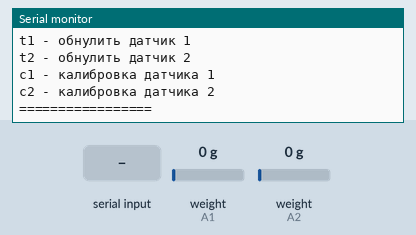
This sketch was run on a simulated Arduino Uno, built with avr-gcc and run on an emulated ATmega328P. On the bench: the last lines printed to the serial monitor. The inputs (shaded band) are chosen by the test bench; at power-on: weight on the scale (sensors on A1, A2) 0 g.

Above: at 3.9 s.
4.0 s: "t1\n" received over Serial
6.2 s: "t1\n" received over the second serial link
At 11.0 s:
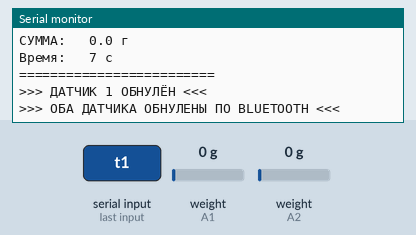
11.6 s: "c1\n" received over Serial
At 13.4 s:
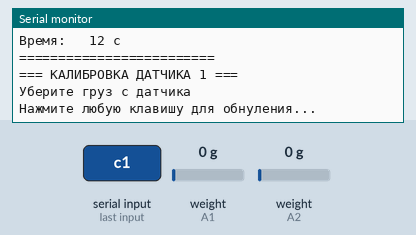
14.0 s: byte 116 ('t') received over Serial
At 16.2 s:
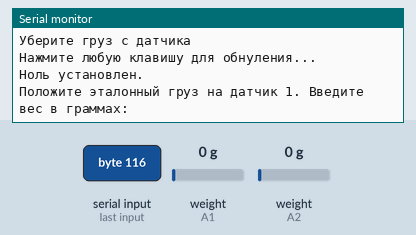
16.5 s: byte 84 ('T') received over Serial
At 18.1 s:
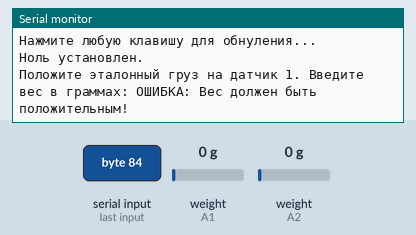
19.0 s: weight on the scale (sensor on A1) set to 100 g
At 21.0 s:
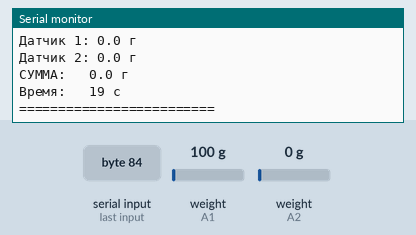
Timing chart, 0 to 21.5 s (numbered marks = the images above; inputs shaded):
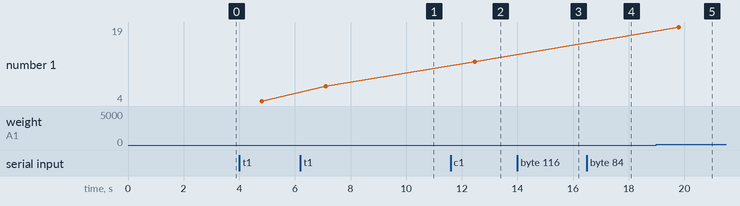

Measured:
- after the input at 6.2 s, the serial monitor: prints a new line after 4.0 s (image 1)
- after the input at 11.6 s, the serial monitor: prints a new line after 0.91 s (image 2)
- after the input at 14.0 s, the serial monitor: prints a new line after 1.0 s (image 3)
- after the input at 16.5 s, the serial monitor: prints a new line after 1.0 s (image 4)

The sketch:

sketch_may16a.ino
```cpp
/*
 * Полная система: 2 тензодатчика (HX711) + передача данных по Bluetooth (HC-05)
 * ВЫВОД В СТОЛБЕЦ
 */

#include "HX711.h"
#include <SoftwareSerial.h>

// ========== НАСТРОЙКИ ТЕНЗОДАТЧИКОВ ==========
const int LOADCELL1_DOUT_PIN = A1;
const int LOADCELL1_SCK_PIN  = A0;
const int LOADCELL2_DOUT_PIN = A2;
const int LOADCELL2_SCK_PIN  = A3;

float CALIBRATION_FACTOR1 = 176;
float CALIBRATION_FACTOR2 = 190.0;

// ========== НАСТРОЙКИ BLUETOOTH ==========
SoftwareSerial BTSerial(10, 11);

HX711 scale1;
HX711 scale2;

unsigned long lastSendTime = 0;
const unsigned long sendInterval = 500;

void setup() {
  Serial.begin(9600);
  BTSerial.begin(9600);

  Serial.println("=== СИСТЕМА ЗАПУЩЕНА ===");
  Serial.println();

  // Инициализация датчиков
  scale1.begin(LOADCELL1_DOUT_PIN, LOADCELL1_SCK_PIN);
  scale1.set_gain(128);
  scale1.set_scale(CALIBRATION_FACTOR1);
  scale1.tare();

  scale2.begin(LOADCELL2_DOUT_PIN, LOADCELL2_SCK_PIN);
  scale2.set_gain(128);
  scale2.set_scale(CALIBRATION_FACTOR2);
  scale2.tare();

  delay(500);

  Serial.println("Датчик 1: " + String(scale1.is_ready() ? "OK" : "ОШИБКА"));
  Serial.println("Датчик 2: " + String(scale2.is_ready() ? "OK" : "ОШИБКА"));
  Serial.println();
  Serial.println("=== КОМАНДЫ ===");
  Serial.println("t1 - обнулить датчик 1");
  Serial.println("t2 - обнулить датчик 2");
  Serial.println("c1 - калибровка датчика 1");
  Serial.println("c2 - калибровка датчика 2");
  Serial.println("=================");
  Serial.println();

  BTSerial.println("System ready");
}

void loop() {
  // Чтение данных с датчиков
  float weight1 = 0;
  float weight2 = 0;
  bool error1 = false;
  bool error2 = false;

  if (scale1.is_ready()) {
    weight1 = scale1.get_units(10);
  } else {
    error1 = true;
  }

  if (scale2.is_ready()) {
    weight2 = scale2.get_units(10);
  } else {
    error2 = true;
  }

  // ========== ВЫВОД В СТОЛБЕЦ ==========
  if (!error1 && !error2) {
    float total = weight1 + weight2;

    // Очищаем экран (опционально - раскомментировать если нужно)
    // Serial.print("\033[2J\033[H");  // Для терминалов ANSI

    Serial.println("=========================");
    Serial.print("Датчик 1: ");
    Serial.print(weight1, 1);
    Serial.println(" г");

    Serial.print("Датчик 2: ");
    Serial.print(weight2, 1);
    Serial.println(" г");

    Serial.print("СУММА:   ");
    Serial.print(total, 1);
    Serial.println(" г");

    Serial.print("Время:   ");
    Serial.print(millis() / 1000);
    Serial.println(" с");
    Serial.println("=========================");
    Serial.println();

  } else {
    if (error1) Serial.println("ОШИБКА: Датчик 1 не отвечает!");
    if (error2) Serial.println("ОШИБКА: Датчик 2 не отвечает!");
    Serial.println();
  }

  // Отправка по Bluetooth
  unsigned long now = millis();
  if (now - lastSendTime >= sendInterval) {
    lastSendTime = now;

    if (!error1 && !error2) {
      float total = weight1 + weight2;
      BTSerial.print("DATA:");
      BTSerial.print(weight1, 1);
      BTSerial.print(",");
      BTSerial.print(weight2, 1);
      BTSerial.print(",");
      BTSerial.println(total, 1);
    } else {
      BTSerial.println("ERROR");
    }
  }

  // Обработка команд из Serial
  if (Serial.available()) {
    String command = Serial.readStringUntil('\n');
    command.trim();

    if (command == "t1" || command == "T1") {
      scale1.tare();
      Serial.println(">>> ДАТЧИК 1 ОБНУЛЁН <<<");
      Serial.println();
      BTSerial.println("Sensor 1 tared");
    }
    else if (command == "t2" || command == "T2") {
      scale2.tare();
      Serial.println(">>> ДАТЧИК 2 ОБНУЛЁН <<<");
      Serial.println();
      BTSerial.println("Sensor 2 tared");
    }
    else if (command == "c1" || command == "C1") {
      calibrateScale(scale1, 1);
    }
    else if (command == "c2" || command == "C2") {
      calibrateScale(scale2, 2);
    }
  }

  // Команда по Bluetooth
  if (BTSerial.available()) {
    char btCmd = BTSerial.read();
    if (btCmd == 't' || btCmd == 'T') {
      scale1.tare();
      scale2.tare();
      BTSerial.println("Both sensors tared");
      Serial.println(">>> ОБА ДАТЧИКА ОБНУЛЕНЫ ПО BLUETOOTH <<<");
      Serial.println();
    }
  }

  delay(200);
}

// Функция калибровки
void calibrateScale(HX711 &scale, int sensorNum) {
  Serial.println();
  Serial.println("=== КАЛИБРОВКА ДАТЧИКА " + String(sensorNum) + " ===");
  Serial.println("Уберите груз с датчика");
  Serial.println("Нажмите любую клавишу для обнуления...");

  while (!Serial.available()) { }
  while (Serial.available()) Serial.read();

  scale.tare();
  Serial.println("Ноль установлен.");

  Serial.print("Положите эталонный груз на датчик ");
  Serial.print(sensorNum);
  Serial.print(". Введите вес в граммах: ");

  while (!Serial.available()) { }
  float knownWeight = Serial.parseFloat();

  if (knownWeight <= 0) {
    Serial.println("ОШИБКА: Вес должен быть положительным!");
    return;
  }

  long rawReading = scale.read_average(20);
  Serial.print("Сырые данные: ");
  Serial.println(rawReading);

  float newFactor = rawReading / knownWeight;
  Serial.println();
  Serial.println(">>> НОВЫЙ КАЛИБРОВОЧНЫЙ КОЭФФИЦИЕНТ: " + String(newFactor, 4));
  Serial.println("Замените CALIBRATION_FACTOR" + String(sensorNum) + " на это значение");
  Serial.println();

  scale.set_scale(newFactor);
  Serial.print("Проверка: вес = ");
  Serial.print(scale.get_units(10), 1);
  Serial.println(" г (должен быть " + String(knownWeight, 1) + " г)");
  Serial.println();
}
```
